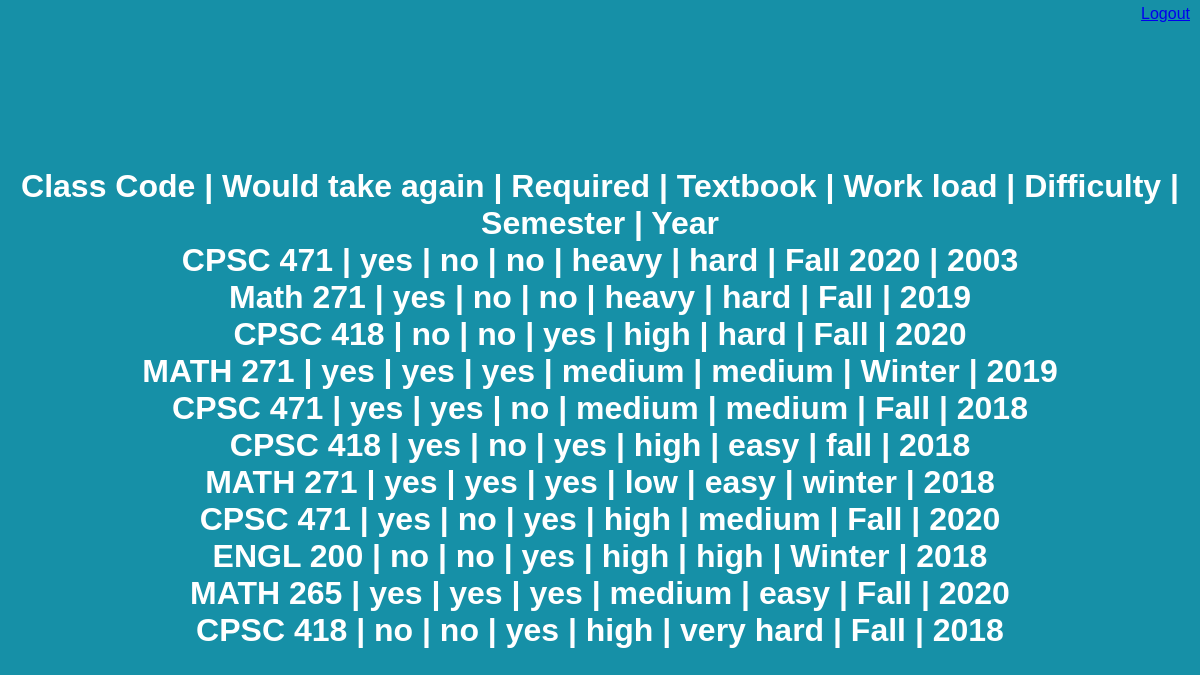
/CourseReviewer/search-reviews.php (signed in), run on the app's committed database.
### tables this page shows
CREATE TABLE `class_review` (
  `Class_review_id` int(11) NOT NULL,
  `Class_code` varchar(45) NOT NULL,
  `Would_take_again` varchar(3) DEFAULT NULL,
  `Required` varchar(3) DEFAULT NULL,
  `Textbook` varchar(3) DEFAULT NULL,
  `Work_load` varchar(15) DEFAULT NULL,
  `Difficulty` varchar(45) DEFAULT NULL,
  `Semester` varchar(45) DEFAULT NULL,
  `Year` year(4) DEFAULT NULL
);

### CourseReviewer/search-reviews.php (the view, shortened to what this page needs)
<?php
include "db_conn.php";
if (isset($_SESSION['ID']) && isset($_SESSION['Username'])) {
?>
<!DOCTYPE html>
<html>
<head>
    <link rel = "stylesheet" type = "text/css" href = "style.css">
</head>
<body>
<h1>
<?php
    $sql = "SELECT * FROM class_review";
    $result = mysqli_query($conn, $sql);
    $resultCheck = mysqli_num_rows($result);
    if ($resultCheck > 0) {
        echo  'Class Code' . "  | " . 'Would take again' . "  |  " . 'Required' . "  |  " .
                  'Textbook' . "  |  " . 'Work load' . "  |  " . 'Difficulty' . "  |  " .
                  'Semester' . "  |  " . 'Year' ."<br>";
        while($row = mysqli_fetch_assoc($result)) {
            echo  $row['Class_code'] . "  |  " . $row['Would_take_again'] . "  |  " . $row['Required'] . "  |  " .
                  $row['Textbook'] . "  |  " . $row['Work_load'] . "  |  " . $row['Difficulty'] . "  |  " .
                  $row['Semester'] . "  |  " . $row['Year'] ."<br>";
        }
    }
?>
</h1>
    <a href="logout.php" class = "logoutLblPos">Logout</a>
</body>
</html>
<?php
}else{
    header("Location: index.php");
    exit();
}
?>

### CourseReviewer/style.css (style rules this page uses)
body { background: #1690A7; display: flex; justify-content: center; align-items: center; height: 100vh; flex-direction:column; }
* { font-family: sans-serif; box-sizing: border-box; }
h1 { text-align: center; color: #fff; }
.logoutLblPos { position:fixed; right:10px; top:5px; }

### data on the page
class_review: Class_code "CPSC 471", Would_take_again "yes", Required "no", Textbook "no", Work_load "heavy", Difficulty "hard", Semester "Fall 2020", Year "2003"
class_review: Class_code "Math 271", Would_take_again "yes", Required "no", Textbook "no", Work_load "heavy", Difficulty "hard", Semester "Fall", Year "2019"
class_review: Class_code "CPSC 418", Would_take_again "no", Required "no", Textbook "yes", Work_load "high", Difficulty "hard", Semester "Fall", Year "2020"
class_review: Class_code "MATH 271", Would_take_again "yes", Required "yes", Textbook "yes", Work_load "medium", Difficulty "medium", Semester "Winter", Year "2019"
class_review: Class_code "CPSC 471", Would_take_again "yes", Required "yes", Textbook "no", Work_load "medium", Difficulty "medium", Semester "Fall", Year "2018"
class_review: Class_code "CPSC 418", Would_take_again "yes", Required "no", Textbook "yes", Work_load "high", Difficulty "easy", Semester "fall", Year "2018"
class_review: Class_code "MATH 271", Would_take_again "yes", Required "yes", Textbook "yes", Work_load "low", Difficulty "easy", Semester "winter", Year "2018"
class_review: Class_code "CPSC 471", Would_take_again "yes", Required "no", Textbook "yes", Work_load "high", Difficulty "medium", Semester "Fall", Year "2020"
class_review: Class_code "ENGL 200", Would_take_again "no", Required "no", Textbook "yes", Work_load "high", Difficulty "high", Semester "Winter", Year "2018"
class_review: Class_code "MATH 265", Would_take_again "yes", Required "yes", Textbook "yes", Work_load "medium", Difficulty "easy", Semester "Fall", Year "2020"
class_review: Class_code "CPSC 418", Would_take_again "no", Required "no", Textbook "yes", Work_load "high", Difficulty "very hard", Semester "Fall", Year "2018"
